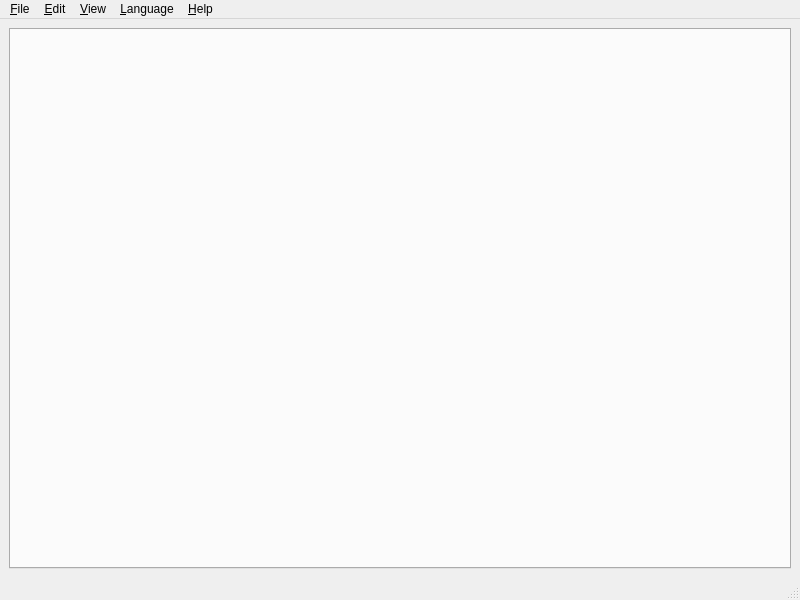
<?xml version="1.0" encoding="UTF-8"?>
<ui version="4.0">
 <class>MainWindow</class>
 <widget class="QMainWindow" name="MainWindow">
  <property name="geometry">
   <rect>
    <x>0</x>
    <y>0</y>
    <width>800</width>
    <height>600</height>
   </rect>
  </property>
  <property name="windowTitle">
   <string>MainWindow</string>
  </property>
  <property name="windowIcon">
   <iconset resource="libui.qrc">
    <normaloff>:/images/wizard.png</normaloff>:/images/wizard.png</iconset>
  </property>
  <widget class="QWidget" name="centralwidget">
   <layout class="QVBoxLayout" name="verticalLayout">
    <item>
     <widget class="QTabWidget" name="tabWidget"/>
    </item>
   </layout>
  </widget>
  <widget class="QMenuBar" name="menubar">
   <property name="geometry">
    <rect>
     <x>0</x>
     <y>0</y>
     <width>800</width>
     <height>21</height>
    </rect>
   </property>
   <widget class="QMenu" name="menu_File">
    <property name="title">
     <string>&amp;File</string>
    </property>
    <addaction name="fileNew"/>
    <addaction name="fileOpen"/>
    <addaction name="separator"/>
    <addaction name="fileSave"/>
    <addaction name="fileSaveAs"/>
    <addaction name="separator"/>
    <addaction name="fileClose"/>
    <addaction name="fileQuit"/>
   </widget>
   <widget class="QMenu" name="menu_Edit">
    <property name="title">
     <string>&amp;Edit</string>
    </property>
   </widget>
   <widget class="QMenu" name="menu_View">
    <property name="title">
     <string>&amp;View</string>
    </property>
   </widget>
   <widget class="QMenu" name="menu_Help">
    <property name="title">
     <string>&amp;Help</string>
    </property>
    <addaction name="helpAboutDialog"/>
    <addaction name="helpAboutQt"/>
   </widget>
   <widget class="QMenu" name="menu_Translation">
    <property name="title">
     <string>&amp;Language</string>
    </property>
   </widget>
   <addaction name="menu_File"/>
   <addaction name="menu_Edit"/>
   <addaction name="menu_View"/>
   <addaction name="menu_Translation"/>
   <addaction name="menu_Help"/>
  </widget>
  <widget class="QStatusBar" name="statusbar"/>
  <action name="fileNew">
   <property name="icon">
    <iconset resource="libui.qrc">
     <normaloff>:/images/new.png</normaloff>:/images/new.png</iconset>
   </property>
   <property name="text">
    <string>&amp;New</string>
   </property>
  </action>
  <action name="fileOpen">
   <property name="icon">
    <iconset resource="libui.qrc">
     <normaloff>:/images/open.png</normaloff>:/images/open.png</iconset>
   </property>
   <property name="text">
    <string>&amp;Open</string>
   </property>
  </action>
  <action name="fileSave">
   <property name="icon">
    <iconset resource="libui.qrc">
     <normaloff>:/images/save.png</normaloff>:/images/save.png</iconset>
   </property>
   <property name="text">
    <string>&amp;Save</string>
   </property>
  </action>
  <action name="fileSaveAs">
   <property name="text">
    <string>Save &amp;As...</string>
   </property>
  </action>
  <action name="fileClose">
   <property name="icon">
    <iconset resource="libui.qrc">
     <normaloff>:/images/close.png</normaloff>:/images/close.png</iconset>
   </property>
   <property name="text">
    <string>&amp;Close</string>
   </property>
  </action>
  <action name="fileQuit">
   <property name="icon">
    <iconset resource="libui.qrc">
     <normaloff>:/images/quit.png</normaloff>:/images/quit.png</iconset>
   </property>
   <property name="text">
    <string>&amp;Quit</string>
   </property>
  </action>
  <action name="helpAboutDialog">
   <property name="icon">
    <iconset resource="libui.qrc">
     <normaloff>:/images/info.png</normaloff>:/images/info.png</iconset>
   </property>
   <property name="text">
    <string>&amp;About Editor...</string>
   </property>
  </action>
  <action name="helpAboutQt">
   <property name="icon">
    <iconset resource="libui.qrc">
     <normaloff>:/images/info.png</normaloff>:/images/info.png</iconset>
   </property>
   <property name="text">
    <string>About &amp;Qt...</string>
   </property>
  </action>
 </widget>
 <resources>
  <include location="libui.qrc"/>
 </resources>
 <connections/>
</ui>
